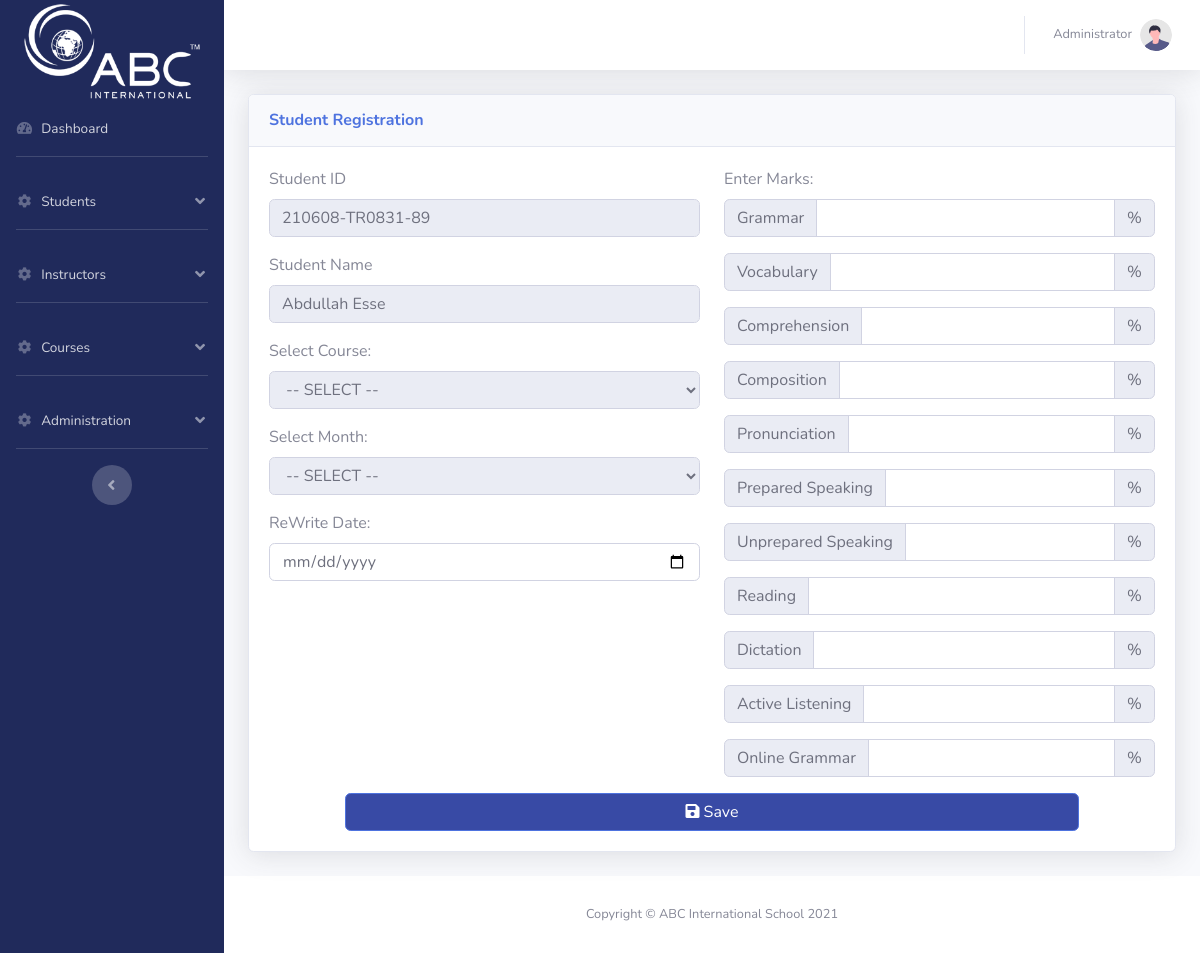
/admin_rewrite_enter_marks.php?id=3 (signed in), run on an earlier commit of the app's database.
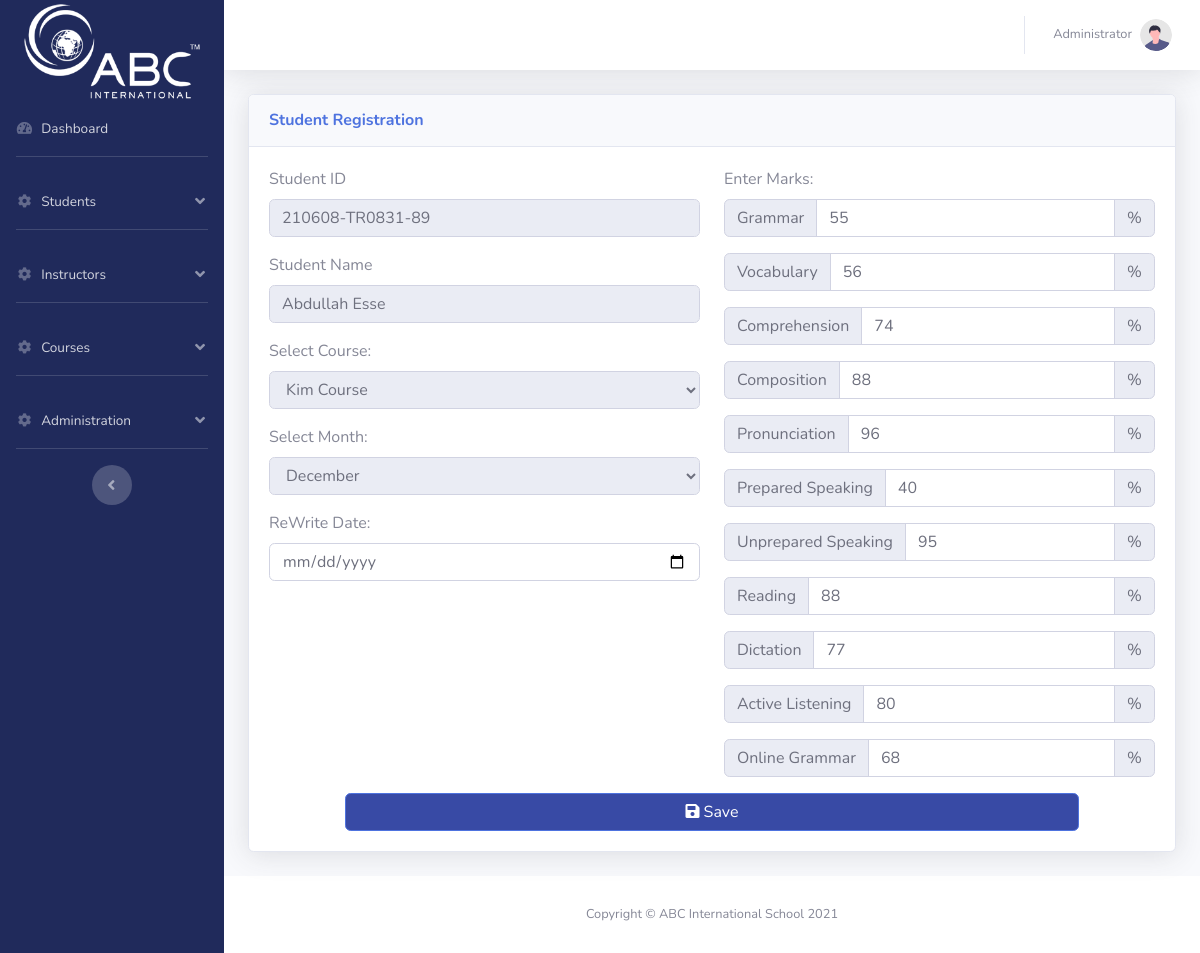
And on a later commit of the database.
### tables this page shows
CREATE TABLE `master_registration_list` (
  `id` int(255) NOT NULL,
  `student_id` varchar(1000) DEFAULT NULL,
  `student_name` varchar(1000) DEFAULT NULL,
  `registration_date` date DEFAULT NULL,
  `country` varchar(1000) DEFAULT NULL,
  `passport_no` varchar(1000) DEFAULT NULL,
  `dob` date DEFAULT NULL,
  `phone_no` varchar(1000) DEFAULT NULL,
  `email` varchar(1000) DEFAULT NULL,
  `registration_invoice_no` varchar(1000) DEFAULT NULL,
  `guardian_contact` varchar(1000) NOT NULL,
  `address_S_A` varchar(1000) NOT NULL,
  `facebook` varchar(1000) NOT NULL,
  `insta` varchar(1000) NOT NULL,
  `pic` varchar(1000) NOT NULL DEFAULT 'default.jpg'
);

CREATE TABLE `grades` (
  `id` int(11) NOT NULL,
  `student_id` int(100) NOT NULL,
  `month` varchar(100) NOT NULL,
  `course_id` int(100) NOT NULL,
  `instructor_id` int(100) NOT NULL,
  `rewrite_date` date DEFAULT NULL,
  `sub1` float NOT NULL,
  `sub2` float NOT NULL,
  `sub3` float NOT NULL,
  `sub4` float NOT NULL,
  `sub5` float NOT NULL,
  `sub6` float NOT NULL,
  `sub7` float NOT NULL,
  `sub8` float NOT NULL,
  `sub9` float NOT NULL,
  `sub10` float NOT NULL,
  `sub11` float NOT NULL
);

CREATE TABLE `courses` (
  `id` int(11) NOT NULL,
  `course_name` varchar(1000) NOT NULL
);

### admin_rewrite_enter_marks.php (the view, shortened to what the rows shown need)
<?php
require 'parts/app.php';
$id = $_GET["id"];
$sql = "SELECT * FROM master_registration_list WHERE id=$id";
$res = mysqli_query($con, $sql);
$row = $mainRow = mysqli_fetch_array($res);
$sql = "SELECT * FROM grades WHERE student_id=$id";
$res = mysqli_query($con, $sql);
$marksRow = mysqli_fetch_array($res);
?>
<!DOCTYPE html>
<html lang="en">
<?php
require 'parts/head.php';
?>
<link rel="stylesheet" href="css/bootstrap-select.min.css">
<body id="page-top">
    <div id="wrapper">
        <div id="content-wrapper" class="d-flex flex-column">
            <div id="content">
                <div class="container-fluid">
                    <div class="card shadow mb-4">
                        <div class="card-body">
                            <form action="" method="POST">
                                <div class="row">
                                    <div class="col-md-6">
                                        <div class="form-group">
                                            <label for="email">Student ID</label>
                                            <input type="text" name="student_name_id" class="form-control" id="email" value="<?php echo $mainRow["student_id"]; ?>" readonly>
                                        </div>
                                        <div class="form-group">
                                            <label for="email">Student Name</label>
                                            <input type="text" name="student_name" class="form-control" id="email" value="<?php echo $mainRow["student_name"]; ?>" readonly>
                                        </div>
                                        <div class="form-group">
                                            <label for="sel1">Select Course:</label>
                                            <select class="form-control" name="course_id" readonly>
                                                <?php
                                                $s = "SELECT * FROM courses";
                                                $r = mysqli_query($con, $s);
                                                if(mysqli_num_rows($r)){
                                                    while($roww = mysqli_fetch_array($r)){
                                                        ?>
                                                        <option value="<?php echo $roww["id"]; ?>" <?php if($marksRow["course_id"]==$roww["id"]) echo "selected"; ?>><?php echo $roww["course_name"]; ?></option>
                                                        <?php
                                                    }
                                                }
                                                ?>
                                            </select>
                                        </div>
                                        <div class="form-group">
                                            <label for="sel1">Select Month:</label>
                                            <select class="form-control" name="month" readonly>
                                                <option value="December" <?php if($marksRow["month"]=="December") echo "selected"; ?>>December</option>
                                            </select>
                                        </div>
                                    </div>
                                    <div class="col-md-6">
                                        <div class="input-group mb-3">
                                            <div class="input-group-prepend">
                                                <span class="input-group-text">Grammar</span>
                                            </div>
                                            <input type="number" class="form-control" name="sub1" value="<?php echo $marksRow["sub1"]; ?>">
                                            <div class="input-group-append">
                                                <span class="input-group-text">%</span>
                                            </div>
                                        </div>
                                        <div class="input-group mb-3">
                                            <div class="input-group-prepend">
                                                <span class="input-group-text">Vocabulary</span>
                                            </div>
                                            <input type="number" class="form-control" name="sub2" value="<?php echo $marksRow["sub2"]; ?>">
                                            <div class="input-group-append">
                                                <span class="input-group-text">%</span>
                                            </div>
                                        </div>
                                        <div class="input-group mb-3">
                                            <div class="input-group-prepend">
                                                <span class="input-group-text">Comprehension</span>
                                            </div>
                                            <input type="number" class="form-control" name="sub3" value="<?php echo $marksRow["sub3"]; ?>">
                                            <div class="input-group-append">
                                                <span class="input-group-text">%</span>
                                            </div>
                                        </div>
                                        <div class="input-group mb-3">
                                            <div class="input-group-prepend">
                                                <span class="input-group-text">Composition</span>
                                            </div>
                                            <input type="number" class="form-control" name="sub4" value="<?php echo $marksRow["sub4"]; ?>">
                                            <div class="input-group-append">
                                                <span class="input-group-text">%</span>
                                            </div>
                                        </div>
                                        <div class="input-group mb-3">
                                            <div class="input-group-prepend">
                                                <span class="input-group-text">Pronunciation</span>
                                            </div>
                                            <input type="number" class="form-control" name="sub5" value="<?php echo $marksRow["sub5"]; ?>">
                                            <div class="input-group-append">
                                                <span class="input-group-text">%</span>
                                            </div>
                                        </div>
                                        <div class="input-group mb-3">
                                            <div class="input-group-prepend">
                                                <span class="input-group-text">Prepared Speaking</span>
                                            </div>
                                            <input type="number" class="form-control" name="sub6" value="<?php echo $marksRow["sub6"]; ?>">
                                            <div class="input-group-append">
                                                <span class="input-group-text">%</span>
                                            </div>
                                        </div>
                                        <div class="input-group mb-3">
                                            <div class="input-group-prepend">
                                                <span class="input-group-text">Unprepared Speaking</span>
                                            </div>
                                            <input type="number" class="form-control" name="sub7" value="<?php echo $marksRow["sub7"]; ?>">
                                            <div class="input-group-append">
                                                <span class="input-group-text">%</span>
                                            </div>
                                        </div>
                                        <div class="input-group mb-3">
                                            <div class="input-group-prepend">
                                                <span class="input-group-text">Reading</span>
                                            </div>
                                            <input type="number" class="form-control" name="sub8" value="<?php echo $marksRow["sub8"]; ?>">
                                            <div class="input-group-append">
                                                <span class="input-group-text">%</span>
                                            </div>
                                        </div>
                                        <div class="input-group mb-3">
                                            <div class="input-group-prepend">
                                                <span class="input-group-text">Dictation</span>
                                            </div>
                                            <input type="number" class="form-control" name="sub9" value="<?php echo $marksRow["sub9"]; ?>">
                                            <div class="input-group-append">
                                                <span class="input-group-text">%</span>
                                            </div>
                                        </div>
                                        <div class="input-group mb-3">
                                            <div class="input-group-prepend">
                                                <span class="input-group-text">Active Listening</span>
                                            </div>
                                            <input type="number" class="form-control" name="sub10" value="<?php echo $marksRow["sub10"]; ?>">
                                            <div class="input-group-append">
                                                <span class="input-group-text">%</span>
                                            </div>
                                        </div>
                                        <div class="input-group mb-3">
                                            <div class="input-group-prepend">
                                                <span class="input-group-text">Online Grammar</span>
                                            </div>
                                            <input type="number" class="form-control" name="sub11" value="<?php echo $marksRow["sub11"]; ?>">
                                            <div class="input-group-append">
                                                <span class="input-group-text">%</span>
                                            </div>
                                        </div>
                                    </div>
                                </div>
                            </form>
                        </div>
                    </div>
                </div>
            </div>
        </div>
    </div>
</body>
</html>

What changed in the data, as far as the page shows it:
added grades: course_id "Kim Course", month "December", sub1 "55", sub2 "56", sub3 "74", sub4 "88", sub5 "96", sub6 "40", sub7 "95", sub8 "88", sub9 "77", sub10 "80", sub11 "68"
Also different on the page:
form field course_id: "-- SELECT --" → (not shown)
form field month: "-- SELECT --" → (not shown)
